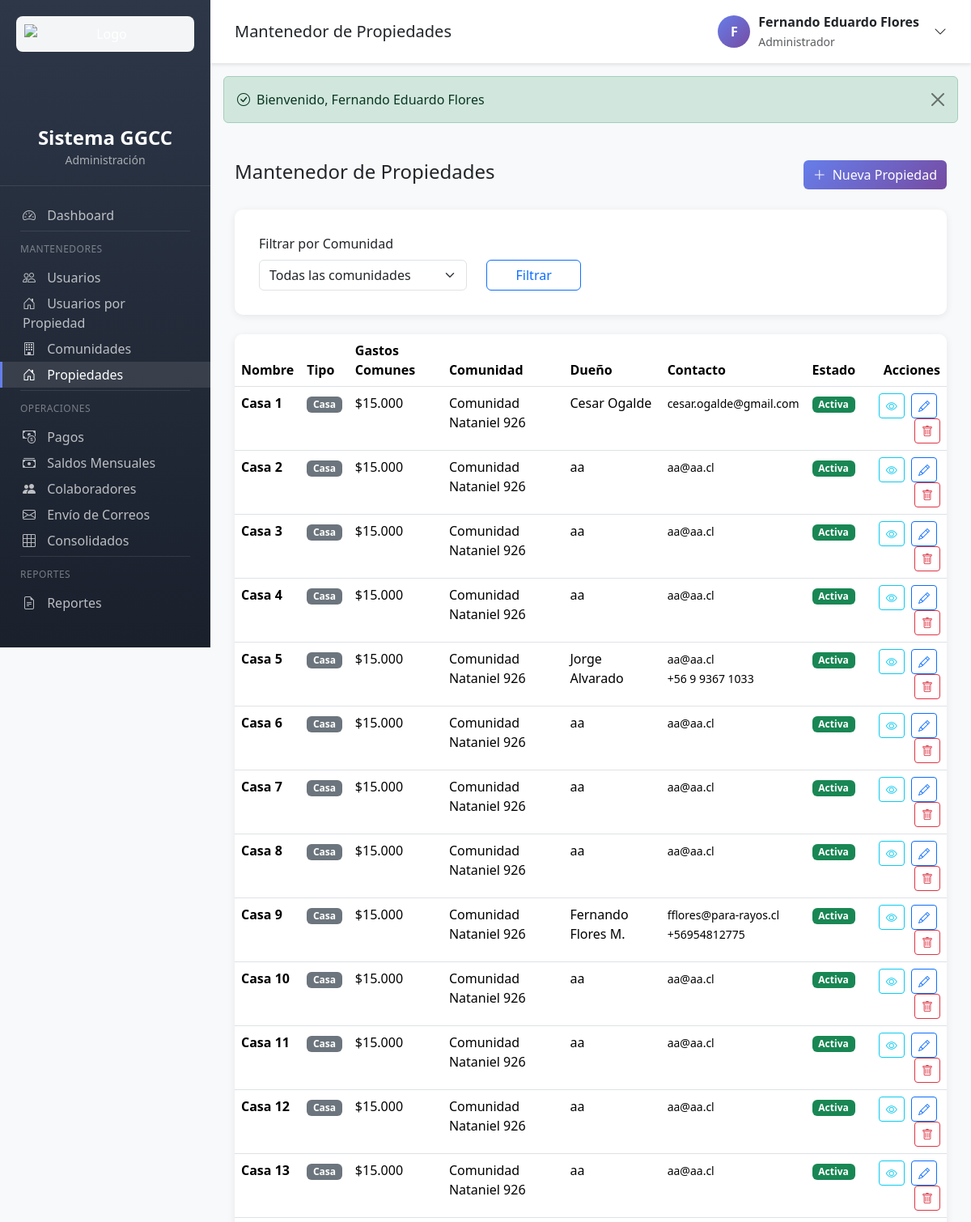
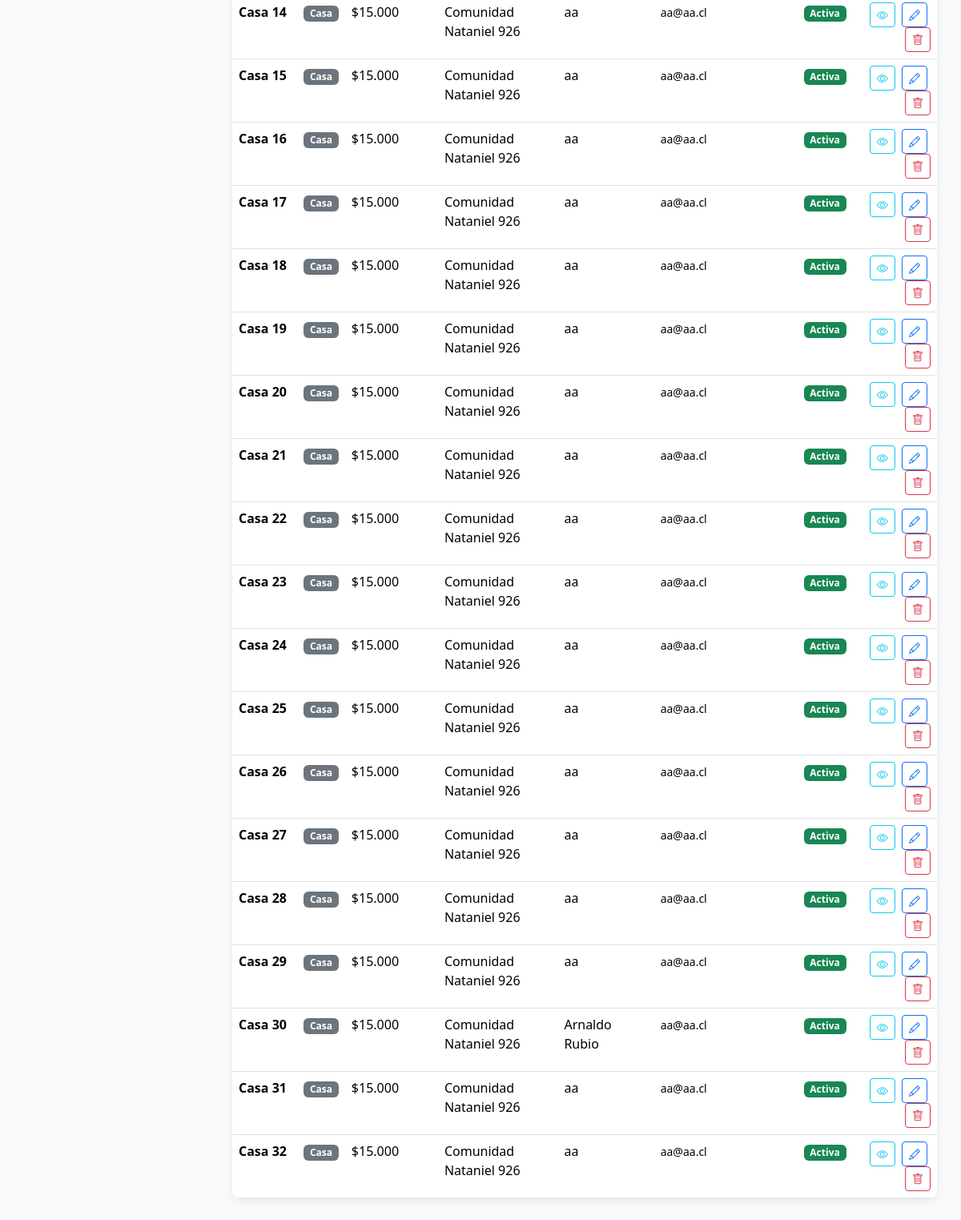
The page /propiedades.php (signed in) on the database its author committed (2 pictures, top to bottom).
### tables this page shows
CREATE TABLE `propiedades` (
  `id` int(11) NOT NULL AUTO_INCREMENT,
  `comunidad_id` int(11) NOT NULL,
  `nombre` varchar(100) NOT NULL,
  `tipo` enum('Casa','Departamento','Parcela') NOT NULL,
  `precio_gastos_comunes` decimal(10,2) NOT NULL DEFAULT 0.00,
  `nombre_dueno` varchar(100) NOT NULL,
  `email_dueno` varchar(100) NOT NULL,
  `whatsapp_dueno` varchar(20) DEFAULT NULL,
  `nombre_agente` varchar(100) DEFAULT NULL,
  `email_agente` varchar(100) DEFAULT NULL,
  `whatsapp_agente` varchar(20) DEFAULT NULL,
  `saldo` decimal(10,2) DEFAULT 0.00,
  `activo` tinyint(1) DEFAULT 1,
  `created_at` timestamp NOT NULL DEFAULT current_timestamp(),
  `updated_at` timestamp NOT NULL DEFAULT current_timestamp() ON UPDATE current_timestamp(),
  PRIMARY KEY (`id`),
  KEY `idx_comunidad` (`comunidad_id`),
  KEY `idx_tipo` (`tipo`),
  KEY `idx_activo` (`activo`),
  KEY `idx_email_dueno` (`email_dueno`),
  CONSTRAINT `propiedades_ibfk_1` FOREIGN KEY (`comunidad_id`) REFERENCES `comunidades` (`id`) ON DELETE CASCADE
);

CREATE TABLE `comunidades` (
  `id` int(11) NOT NULL AUTO_INCREMENT,
  `nombre` varchar(150) NOT NULL,
  `direccion` text NOT NULL,
  `pais` varchar(50) DEFAULT 'Chile',
  `region` varchar(100) NOT NULL,
  `comuna` varchar(100) NOT NULL,
  `nombre_presidente` varchar(100) NOT NULL,
  `whatsapp_presidente` varchar(20) DEFAULT NULL,
  `email_presidente` varchar(100) DEFAULT NULL,
  `activo` tinyint(1) DEFAULT 1,
  `created_at` timestamp NOT NULL DEFAULT current_timestamp(),
  `updated_at` timestamp NOT NULL DEFAULT current_timestamp() ON UPDATE current_timestamp(),
  PRIMARY KEY (`id`),
  KEY `idx_nombre` (`nombre`),
  KEY `idx_activo` (`activo`),
  KEY `idx_comuna` (`comuna`)
);

### app/controllers/PropiedadesController.php (called while the page is built, shortened)
<?php
class PropiedadesController {
    private Propiedad $propiedadModel;
    private Comunidad $comunidadModel;
    public function __construct() {
        $this->propiedadModel = new Propiedad();
        $this->comunidadModel = new Comunidad();
    }
    public function index(): void {
        $comunidadId = isset($_GET['comunidad_id']) ? (int) $_GET['comunidad_id'] : null;
        if ($comunidadId) {
            $propiedades = $this->propiedadModel->getByComunidad($comunidadId);
            $comunidad = $this->comunidadModel->find($comunidadId);
            $title = 'Propiedades de ' . ($comunidad['nombre'] ?? 'Comunidad');
        } else {
            $propiedades = $this->propiedadModel->getAllWithComunidad();
        }
        require_once VIEWS_PATH . '/propiedades/index.php';
    }
}

### config/config.php (called while the page is built, shortened)
<?php
spl_autoload_register(function ($class) {
    $paths = [
        APP_PATH . '/controllers/',
        APP_PATH . '/models/',
        APP_PATH . '/helpers/'
    ];
    foreach ($paths as $path) {
        $file = $path . $class . '.php';
        if (file_exists($file)) {
            return;
        }
    }
});
function e(string $text): string {
    return htmlspecialchars($text, ENT_QUOTES, 'UTF-8');
}
function formatMoney(float $amount): string {
    return '$' . number_format($amount, 0, ',', '.');
}

### config/database.php (called while the page is built, shortened)
<?php
class Database {
    private static ?PDO $instance = null;
    public static function getConnection(): PDO {
        if (self::$instance === null) {
            try {
                $dsn = "mysql:host=" . DB_HOST . ";dbname=" . DB_NAME . ";charset=" . DB_CHARSET;
                $options = [
                    PDO::ATTR_ERRMODE => PDO::ERRMODE_EXCEPTION,
                    PDO::ATTR_DEFAULT_FETCH_MODE => PDO::FETCH_ASSOC,
                    PDO::ATTR_EMULATE_PREPARES => false,
                    PDO::MYSQL_ATTR_INIT_COMMAND => "SET NAMES " . DB_CHARSET . " COLLATE utf8mb4_unicode_ci"
                ];
                self::$instance = new PDO($dsn, DB_USER, DB_PASS, $options);
            } catch (PDOException $e) {
                throw new Exception("Error de conexión a la base de datos: " . $e->getMessage());
            }
        }
        return self::$instance;
    }
}
function getDB(): PDO {
    return Database::getConnection();
}

### app/models/Model.php (called while the page is built, shortened)
<?php
abstract class Model {
    public function __construct() {
        $this->db = getDB();
    }
}

### app/models/Propiedad.php (called while the page is built, shortened)
<?php
require_once __DIR__ . '/Model.php';
class Propiedad extends Model {
    protected string $table = 'propiedades';
    public function getAllWithComunidad(): array {
        $sql = "SELECT p.*, c.nombre as comunidad_nombre, c.direccion as comunidad_direccion
                FROM {$this->table} p
                LEFT JOIN comunidades c ON p.comunidad_id = c.id
                WHERE p.activo = 1
                ORDER BY LENGTH(p.nombre), p.nombre";
        $stmt = $this->db->query($sql);
        return $stmt->fetchAll();
    }
}

### app/views/propiedades/index.php (the view, shortened to what this page needs)
<?php
$title = isset($comunidad) ? 'Propiedades: ' . $comunidad['nombre'] : 'Mantenedor de Propiedades';
require_once __DIR__ . '/../partials/header.php';
?>
<div class="d-flex justify-content-between align-items-center mb-4">
    <h4><?= $title ?></h4>
    <div class="d-flex gap-2">
        <a href="propiedades.php?action=create<?= isset($comunidad) ? '&comunidad_id=' . $comunidad['id'] : '' ?>"
           class="btn btn-primary-custom">
            <i class="bi bi-plus-lg me-2"></i>Nueva Propiedad
        </a>
    </div>
</div>
<?php if (!isset($comunidad)): ?>
<div class="form-section mb-4">
    <form method="GET" action="propiedades.php" class="row align-items-end">
        <div class="col-md-4">
            <label class="form-label">Filtrar por Comunidad</label>
            <select name="comunidad_id" class="form-select" onchange="this.form.submit()">
                <option value="">Todas las comunidades</option>
            </select>
        </div>
        <div class="col-md-2">
            <button type="submit" class="btn btn-outline-primary w-100">Filtrar</button>
        </div>
    </form>
</div>
<?php endif; ?>
<div class="table-container">
    <div class="table-body">
        <table class="table table-hover mb-0">
            <thead>
                <tr>
                    <th>Nombre</th>
                    <th>Tipo</th>
                    <th>Gastos Comunes</th>
                    <?php if (!isset($comunidad)): ?>
                        <th>Comunidad</th>
                    <?php endif; ?>
                    <th>Dueño</th>
                    <th>Contacto</th>
                    <th>Estado</th>
                    <th class="text-end">Acciones</th>
                </tr>
            </thead>
            <tbody>
                <?php if (empty($propiedades)): ?>
                    <tr>
                        <td colspan="<?= isset($comunidad) ? 7 : 8 ?>" class="text-center text-muted py-5">
                            <i class="bi bi-house-door display-4 d-block mb-3"></i>
                            No hay propiedades registradas
                        </td>
                    </tr>
                <?php else: ?>
                    <?php foreach ($propiedades as $propiedad): ?>
                        <tr>
                            <td>
                                <strong><?= e($propiedad['nombre']) ?></strong>
                            </td>
                            <td>
                                <span class="badge bg-secondary">
                                    <?= $propiedad['tipo'] ?>
                                </span>
                            </td>
                            <td><?= formatMoney((float)$propiedad['precio_gastos_comunes']) ?></td>
                            <?php if (!isset($comunidad)): ?>
                                <td><?= e($propiedad['comunidad_nombre']) ?></td>
                            <?php endif; ?>
                            <td><?= e($propiedad['nombre_dueno']) ?></td>
                            <td>
                                <small><?= e($propiedad['email_dueno']) ?><br>
                                <?= e($propiedad['whatsapp_dueno']) ?></small>
                            </td>
                            <td>
                                <span class="badge bg-<?= $propiedad['activo'] ? 'success' : 'warning' ?>">
                                    <?= $propiedad['activo'] ? 'Activa' : 'Inactiva' ?>
                                </span>
                            </td>
                            <td class="text-end">
                                <a href="propiedades.php?action=show&id=<?= $propiedad['id'] ?>"
                                   class="btn btn-sm btn-outline-info me-1" title="Ver Detalle">
                                    <i class="bi bi-eye"></i>
                                </a>
                                <a href="propiedades.php?action=edit&id=<?= $propiedad['id'] ?>"
                                   class="btn btn-sm btn-outline-primary me-1" title="Editar">
                                    <i class="bi bi-pencil"></i>
                                </a>
                                <?php if ($propiedad['activo']): ?>
                                    <a href="propiedades.php?action=delete&id=<?= $propiedad['id'] ?>"
                                       class="btn btn-sm btn-outline-danger"
                                       title="Eliminar"
                                       onclick="return confirm('¿Está seguro de eliminar esta propiedad?')">
                                        <i class="bi bi-trash"></i>
                                    </a>
                                <?php endif; ?>
                            </td>
                        </tr>
                    <?php endforeach; ?>
                <?php endif; ?>
            </tbody>
        </table>
    </div>
</div>
<?php require_once __DIR__ . '/../partials/footer.php'; ?>

### app/views/partials/header.php (style rules this page uses)
:root { --sidebar-width: 260px; --primary-color: #667eea; --secondary-color: #764ba2; }
body { background-color: #f8f9fa; }
.table-container { background: white; border-radius: 10px; box-shadow: 0 2px 10px rgba(0,0,0,0.08); overflow: hidden; }
.table-container .table-body { padding: 0; }
.form-section { background: white; border-radius: 10px; box-shadow: 0 2px 10px rgba(0,0,0,0.08); padding: 30px; }
.btn-primary-custom { background: linear-gradient(135deg, #667eea 0%, #764ba2 100%); border: none; color: white; }

### rows shown on the page
propiedades: nombre "Casa 1", tipo "Casa", precio_gastos_comunes "$15.000", comunidad.nombre "Comunidad Nataniel 926", nombre_dueno "Cesar Ogalde", email_dueno "cesar.ogalde@gmail.com", activo "Activa"
propiedades: nombre "Casa 2", tipo "Casa", precio_gastos_comunes "$15.000", comunidad.nombre "Comunidad Nataniel 926", nombre_dueno "aa", email_dueno "aa@aa.cl", activo "Activa"
propiedades: nombre "Casa 3", tipo "Casa", precio_gastos_comunes "$15.000", comunidad.nombre "Comunidad Nataniel 926", nombre_dueno "aa", email_dueno "aa@aa.cl", activo "Activa"
propiedades: nombre "Casa 4", tipo "Casa", precio_gastos_comunes "$15.000", comunidad.nombre "Comunidad Nataniel 926", nombre_dueno "aa", email_dueno "aa@aa.cl", activo "Activa"
propiedades: nombre "Casa 5", tipo "Casa", precio_gastos_comunes "$15.000", comunidad.nombre "Comunidad Nataniel 926", nombre_dueno "Jorge Alvarado", email_dueno "aa@aa.cl", whatsapp_dueno "+56 9 9367 1033", activo "Activa"
propiedades: nombre "Casa 6", tipo "Casa", precio_gastos_comunes "$15.000", comunidad.nombre "Comunidad Nataniel 926", nombre_dueno "aa", email_dueno "aa@aa.cl", activo "Activa"
propiedades: nombre "Casa 7", tipo "Casa", precio_gastos_comunes "$15.000", comunidad.nombre "Comunidad Nataniel 926", nombre_dueno "aa", email_dueno "aa@aa.cl", activo "Activa"
propiedades: nombre "Casa 8", tipo "Casa", precio_gastos_comunes "$15.000", comunidad.nombre "Comunidad Nataniel 926", nombre_dueno "aa", email_dueno "aa@aa.cl", activo "Activa"
propiedades: nombre "Casa 9", tipo "Casa", precio_gastos_comunes "$15.000", comunidad.nombre "Comunidad Nataniel 926", nombre_dueno "Fernando Flores M.", email_dueno "fflores@para-rayos.cl", whatsapp_dueno "+56954812775", activo "Activa"
propiedades: nombre "Casa 10", tipo "Casa", precio_gastos_comunes "$15.000", comunidad.nombre "Comunidad Nataniel 926", nombre_dueno "aa", email_dueno "aa@aa.cl", activo "Activa"
propiedades: nombre "Casa 11", tipo "Casa", precio_gastos_comunes "$15.000", comunidad.nombre "Comunidad Nataniel 926", nombre_dueno "aa", email_dueno "aa@aa.cl", activo "Activa"
propiedades: nombre "Casa 12", tipo "Casa", precio_gastos_comunes "$15.000", comunidad.nombre "Comunidad Nataniel 926", nombre_dueno "aa", email_dueno "aa@aa.cl", activo "Activa"
propiedades: nombre "Casa 13", tipo "Casa", precio_gastos_comunes "$15.000", comunidad.nombre "Comunidad Nataniel 926", nombre_dueno "aa", email_dueno "aa@aa.cl", activo "Activa"
propiedades: nombre "Casa 14", tipo "Casa", precio_gastos_comunes "$15.000", comunidad.nombre "Comunidad Nataniel 926", nombre_dueno "aa", email_dueno "aa@aa.cl", activo "Activa"
propiedades: nombre "Casa 15", tipo "Casa", precio_gastos_comunes "$15.000", comunidad.nombre "Comunidad Nataniel 926", nombre_dueno "aa", email_dueno "aa@aa.cl", activo "Activa"
propiedades: nombre "Casa 16", tipo "Casa", precio_gastos_comunes "$15.000", comunidad.nombre "Comunidad Nataniel 926", nombre_dueno "aa", email_dueno "aa@aa.cl", activo "Activa"
propiedades: nombre "Casa 17", tipo "Casa", precio_gastos_comunes "$15.000", comunidad.nombre "Comunidad Nataniel 926", nombre_dueno "aa", email_dueno "aa@aa.cl", activo "Activa"
propiedades: nombre "Casa 18", tipo "Casa", precio_gastos_comunes "$15.000", comunidad.nombre "Comunidad Nataniel 926", nombre_dueno "aa", email_dueno "aa@aa.cl", activo "Activa"
propiedades: nombre "Casa 19", tipo "Casa", precio_gastos_comunes "$15.000", comunidad.nombre "Comunidad Nataniel 926", nombre_dueno "aa", email_dueno "aa@aa.cl", activo "Activa"
propiedades: nombre "Casa 20", tipo "Casa", precio_gastos_comunes "$15.000", comunidad.nombre "Comunidad Nataniel 926", nombre_dueno "aa", email_dueno "aa@aa.cl", activo "Activa"
propiedades: nombre "Casa 21", tipo "Casa", precio_gastos_comunes "$15.000", comunidad.nombre "Comunidad Nataniel 926", nombre_dueno "aa", email_dueno "aa@aa.cl", activo "Activa"
propiedades: nombre "Casa 22", tipo "Casa", precio_gastos_comunes "$15.000", comunidad.nombre "Comunidad Nataniel 926", nombre_dueno "aa", email_dueno "aa@aa.cl", activo "Activa"
propiedades: nombre "Casa 23", tipo "Casa", precio_gastos_comunes "$15.000", comunidad.nombre "Comunidad Nataniel 926", nombre_dueno "aa", email_dueno "aa@aa.cl", activo "Activa"
propiedades: nombre "Casa 24", tipo "Casa", precio_gastos_comunes "$15.000", comunidad.nombre "Comunidad Nataniel 926", nombre_dueno "aa", email_dueno "aa@aa.cl", activo "Activa"
propiedades: nombre "Casa 25", tipo "Casa", precio_gastos_comunes "$15.000", comunidad.nombre "Comunidad Nataniel 926", nombre_dueno "aa", email_dueno "aa@aa.cl", activo "Activa"
propiedades: nombre "Casa 26", tipo "Casa", precio_gastos_comunes "$15.000", comunidad.nombre "Comunidad Nataniel 926", nombre_dueno "aa", email_dueno "aa@aa.cl", activo "Activa"
propiedades: nombre "Casa 27", tipo "Casa", precio_gastos_comunes "$15.000", comunidad.nombre "Comunidad Nataniel 926", nombre_dueno "aa", email_dueno "aa@aa.cl", activo "Activa"
propiedades: nombre "Casa 28", tipo "Casa", precio_gastos_comunes "$15.000", comunidad.nombre "Comunidad Nataniel 926", nombre_dueno "aa", email_dueno "aa@aa.cl", activo "Activa"
propiedades: nombre "Casa 29", tipo "Casa", precio_gastos_comunes "$15.000", comunidad.nombre "Comunidad Nataniel 926", nombre_dueno "aa", email_dueno "aa@aa.cl", activo "Activa"
propiedades: nombre "Casa 30", tipo "Casa", precio_gastos_comunes "$15.000", comunidad.nombre "Comunidad Nataniel 926", nombre_dueno "Arnaldo Rubio", email_dueno "aa@aa.cl", activo "Activa"
propiedades: nombre "Casa 31", tipo "Casa", precio_gastos_comunes "$15.000", comunidad.nombre "Comunidad Nataniel 926", nombre_dueno "aa", email_dueno "aa@aa.cl", activo "Activa"
propiedades: nombre "Casa 32", tipo "Casa", precio_gastos_comunes "$15.000", comunidad.nombre "Comunidad Nataniel 926", nombre_dueno "aa", email_dueno "aa@aa.cl", activo "Activa"

### other values the page prints
APP_NAME "Sistema GGCC"
$title "Mantenedor de Propiedades"
substr($_SESSION['user_nombre'] ?? 'A', 0, 1) "F"
$_SESSION['user_nombre'] "Fernando Eduardo Flores"
$_SESSION['user_rol'] "Administrador"
$success "Bienvenido, Fernando Eduardo Flores"
